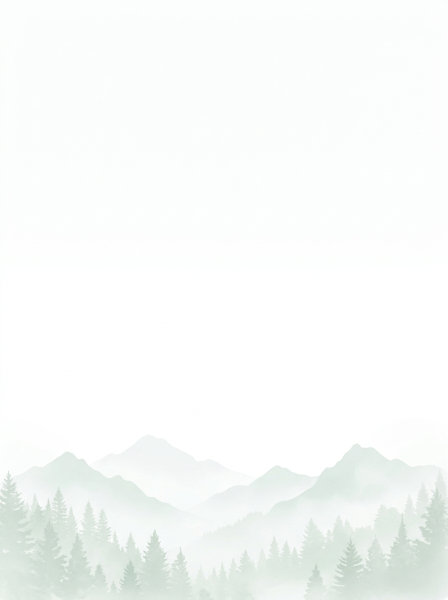
#> input picture agent/assets/hpu_mountains_bg.png, 896 x 1200 px (shown at 1/2 size)
$ python -i card_renderer.py   (imports and definitions only)
#> lines starting #> are read from the running program, lines starting #| are printed output that depends on the picture
import os
import re
import uuid
from datetime import datetime
from pathlib import Path
from PIL import Image, ImageDraw, ImageFont, ImageFilter
from .config import OUTPUT_DIR, INSTAGRAM_HANDLE
from .news_classifier import translate_hindi_to_english, translate_news_to_english_points, BADGE_MAP_TO_ENGLISH

WIDTH = 1080
HEIGHT = 1350

# White Background & Light Green Palette with Dark Green Text
THEME = {
    "bg": (255, 255, 255),               # Pure Clean White Canvas (#FFFFFF)
    "card_bg": (244, 251, 247),          # Soft Pastel Mint Inset Panel (#F4FBF7)
    "card_border": (187, 247, 208),      # Delicate Light Green Border (#BBF7D0)
    "outer_border": (220, 245, 230),     # Subtle Outer Framing (#DCF5E6)
    "corner_accent": (74, 222, 128),     # Crisp Light Green Corner Accents (#4ADE80)
    "primary": (10, 54, 34),             # Deep Dark Forest Green Headline (#0A3622)
    "body": (19, 78, 74),                # High-Contrast Dark Pine Text (#134E4A)
    "muted": (22, 101, 52),              # Medium Dark Forest Green (#166534)
    "dim": (74, 120, 90),                # Muted Olive-Green Subtext (#4A785A)
    "footer": (21, 128, 61),             # Vibrant Forest Green Footer (#15803D)
    "badge_bg": (220, 252, 231),         # Pastel Mint Pill (#DCFCE7)
    "badge_border": (134, 239, 172)      # Mint Pill Border (#86EFAC)
}

# Category Pill Colors tailored to Light Green & Dark Green Palette
BADGE_COLORS = {
    "BREAKING": {
        "bg": (254, 242, 242),           # Light Red Pastel
        "border": (252, 165, 165),
        "fg": (153, 27, 27),             # Dark Red Text
        "dot": (239, 68, 68),
        "bullet": (220, 38, 38)
    },
    "RESULT": {
        "bg": (220, 252, 231),           # Soft Emerald Pastel
        "border": (134, 239, 172),
        "fg": (6, 95, 70),               # Deep Emerald Text
        "dot": (16, 185, 129),
        "bullet": (5, 150, 105)
    },
    "EXAM": {
        "bg": (254, 249, 195),           # Soft Amber Pastel
        "border": (253, 224, 71),
        "fg": (113, 63, 18),             # Dark Bronze Text
        "dot": (234, 179, 8),
        "bullet": (202, 138, 4)
    },
    "ADMISSION": {
        "bg": (224, 242, 254),           # Soft Sky Pastel
        "border": (186, 230, 253),
        "fg": (12, 74, 110),             # Deep Navy Text
        "dot": (14, 165, 233),
        "bullet": (2, 132, 199)
    },
    "HOLIDAY": {
        "bg": (255, 237, 213),           # Soft Orange Pastel
        "border": (253, 186, 116),
        "fg": (154, 52, 18),
        "dot": (249, 115, 22),
        "bullet": (234, 88, 12)
    },
    "GENERAL": {
        "bg": (220, 252, 231),           # Classic Light Green Mint
        "border": (134, 239, 172),
        "fg": (6, 78, 59),               # Deep Dark Green Text
        "dot": (16, 185, 129),
        "bullet": (16, 185, 129)
    }
}

ASSETS_DIR = Path(__file__).resolve().parent / "assets"
FONTS_DIR = ASSETS_DIR / "fonts"
LOGO_PATH = ASSETS_DIR / "hpu_logo.png"
MOUNTAIN_BG_PATH = ASSETS_DIR / "hpu_mountains_bg.png"

# [17 lines left out: function clean_display_text, not called in this run]

clean_ascii_text = clean_display_text

def is_hindi_text(text: str) -> bool:
    """Returns True if the text contains Devanagari characters."""
    return bool(re.search(r'[\u0900-\u097F]', text or ""))

# [56 lines left out: functions get_font, wrap_text, not called in this run]

def create_base_canvas(badge_key: str = "GENERAL") -> Image.Image:
    """
    Creates a premium white canvas with:
    1. Faded light-green Himalayan mountain ridges at the bottom.
    2. Faded central HPU crest watermark (~5% opacity).
    3. Crisp modern outer framing border with light green corner accent marks.
    """
#> called with badge_key = 'GENERAL'
    img = Image.new("RGBA", (WIDTH, HEIGHT), (255, 255, 255, 255))
#> img: PIL image 1080x1350 RGBA; every value is 255

    # 1. Blend faded mountain landscape
    if MOUNTAIN_BG_PATH.exists():
        try:
            mt_img = Image.open(MOUNTAIN_BG_PATH).convert("RGBA")
            mt_img = mt_img.resize((WIDTH, HEIGHT), Image.Resampling.LANCZOS)
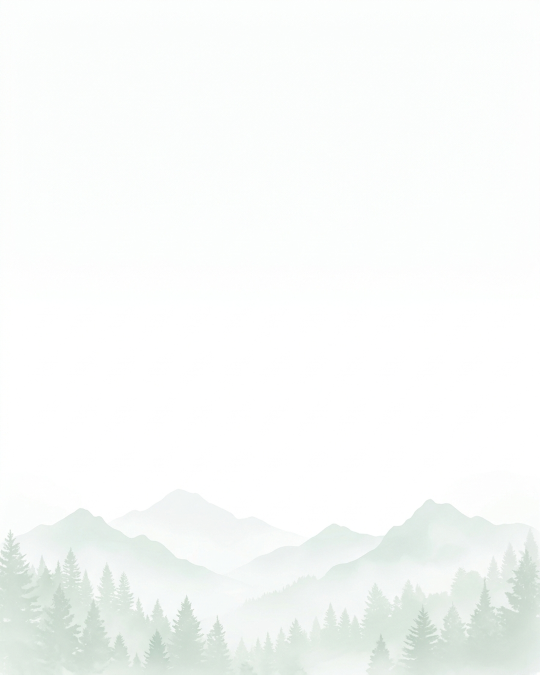
#> mt_img: PIL image 1080x1350 RGBA (shown at 1/2 size); mean R, G, B, A 247.5, 250.1, 248.4, 255
            alpha = mt_img.split()[3]
#> alpha: PIL image 1080x1350 L; every value is 255
            faded_alpha = alpha.point(lambda p: int(p * 0.70))
#> faded_alpha: PIL image 1080x1350 L; every value is 178
            mt_img.putalpha(faded_alpha)
            img.alpha_composite(mt_img)
        except Exception as e:
            print(f"[Renderer] Mountain background blend warning: {e}")

    # 2. Add subtle HPU watermark in the center
    if LOGO_PATH.exists():
        try:
            logo_wm = Image.open(LOGO_PATH).convert("RGBA")
            wm_size = 480
            logo_wm = logo_wm.resize((wm_size, wm_size), Image.Resampling.LANCZOS)
            r, g, b, a = logo_wm.split()
            subtle_a = a.point(lambda p: int(p * 0.055))
            logo_wm.putalpha(subtle_a)
            wm_x = (WIDTH - wm_size) // 2
            wm_y = (HEIGHT - wm_size) // 2 - 20
            img.alpha_composite(logo_wm, (wm_x, wm_y))
        except Exception as e:
            print(f"[Renderer] Logo watermark warning: {e}")

    canvas = img.convert("RGB")
    draw = ImageDraw.Draw(canvas)

    # 3. Outer framing border
    draw.rectangle([28, 28, WIDTH - 28, HEIGHT - 28], outline=THEME["outer_border"], width=2)

    # 4. Corner accent marks (Light Green)
    corner_len = 24
    ca = THEME["corner_accent"]
    draw.line([(28, 28), (28 + corner_len, 28)], fill=ca, width=4)
    draw.line([(28, 28), (28, 28 + corner_len)], fill=ca, width=4)
    draw.line([(WIDTH - 28, 28), (WIDTH - 28 - corner_len, 28)], fill=ca, width=4)
    draw.line([(WIDTH - 28, 28), (WIDTH - 28, 28 + corner_len)], fill=ca, width=4)
    draw.line([(28, HEIGHT - 28), (28 + corner_len, HEIGHT - 28)], fill=ca, width=4)
    draw.line([(28, HEIGHT - 28), (28, HEIGHT - 28 - corner_len)], fill=ca, width=4)
    draw.line([(WIDTH - 28, HEIGHT - 28), (WIDTH - 28 - corner_len, HEIGHT - 28)], fill=ca, width=4)
    draw.line([(WIDTH - 28, HEIGHT - 28), (WIDTH - 28, HEIGHT - 28 - corner_len)], fill=ca, width=4)

    return canvas

BADGE_KEYWORDS = {
    "BREAKING": ["BREAKING", "ALERT", "URGENT", "ब्रेकिंग", "अलर्ट", "ताज़ा", "ताजा", "तत्काल", "महत्वपूर्ण"],
    "RESULT": ["RESULT", "MERIT", "SCORE", "परिणाम", "रिजल्ट", "मेरिट", "अंक"],
    "EXAM": ["EXAM", "DATESHEET", "DATE SHEET", "SCHEDULE", "परीक्षा", "डेटशीट", "समय सारणी", "टाइम टेबल"],
    "ADMISSION": ["ADMISSION", "COUNSEL", "SEAT", "प्रवेश", "दाखिला", "काउंसलिंग", "मेरिट सूची"],
    "HOLIDAY": ["HOLIDAY", "CLOSED", "CLOSURE", "छुट्टी", "अवकाश", "बंद"],
    "GENERAL": ["UPDATE", "NOTICE", "CIRCULAR", "अपडेट", "सूचना", "नोटिस", "रिसर्च", "शोध", "खोज"]
}

# [95 lines left out: function draw_official_header, not called in this run]

# Backward-compatibility alias
draw_header = draw_official_header

# [13 lines left out: function draw_official_footer, not called in this run]

draw_footer = draw_official_footer

# [411 lines left out: functions parse_points, render_breaking_card, render_carousel_slides, render_daily_roundup_carousel, not called in this run]

>>> result = create_base_canvas()
